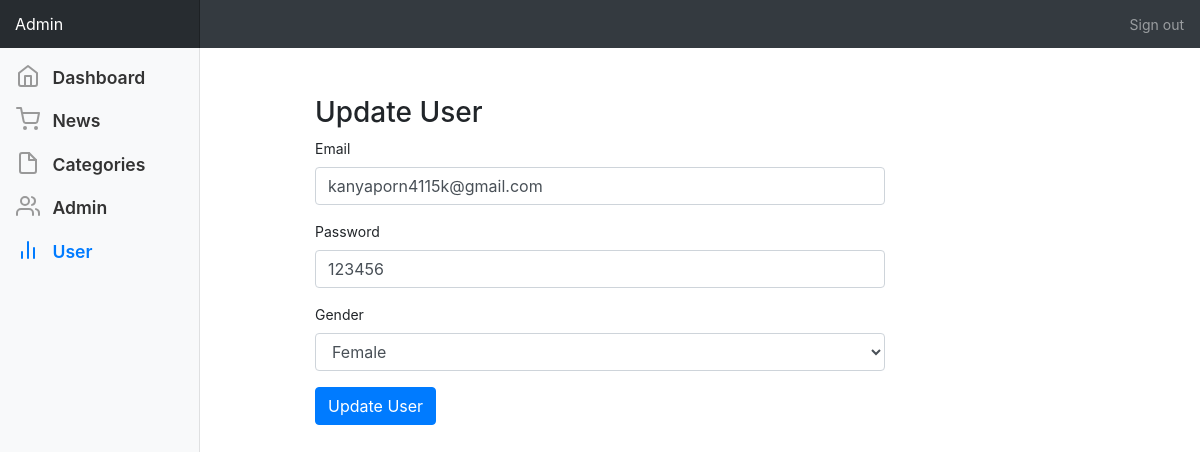
/admin/edit_user.php?edit=1 (signed in), run on the app's committed database.
### tables this page shows
CREATE TABLE `form` (
  `id` int(11) NOT NULL,
  `email` varchar(50) NOT NULL,
  `pass` varchar(20) NOT NULL,
  `gender` varchar(20) NOT NULL
);

### admin/edit_user.php (the view, shortened to what this page needs)
<?php
include("../include/header.php");
$conn = mysqli_connect("localhost", "root", "", "register") or die("เชื่อมต่อฐานข้อมูลล้มเหลว: " . mysqli_connect_error());
if (isset($_GET['edit'])) {
    $id = intval($_GET['edit']);
    $query = mysqli_query($conn, "SELECT * FROM form WHERE id='$id'");
    $row = mysqli_fetch_assoc($query);
} else {
    die("not found id ");
}
?>
<div class="container mt-5" style="max-width: 600px;">
    <h3>Update User</h3>
    <form method="post">
        <div class="mb-3">
            <label>Email</label>
            <input type="email" name="email" value="<?php echo htmlspecialchars($row['email']); ?>" class="form-control" required>
        </div>
        <div class="mb-3">
            <label>Password</label>
            <input type="text" name="pass" value="<?php echo htmlspecialchars($row['pass']); ?>" class="form-control" required>
        </div>
        <div class="mb-3">
            <label>Gender</label>
            <select name="gender" class="form-control" required>
                <option value="female" <?php if($row['gender'] == 'female') echo 'selected'; ?>>Female</option>
            </select>
        </div>
        <button type="submit" name="update" class="btn btn-primary">Update User</button>
    </form>
</div>
<?php
include("../include/footer.php");
?>

### admin/dashboard.css (style rules this page uses)
body { font-size: .875rem; }

### data on the page
form: email "kanyaporn4115k@gmail.com", pass "123456", gender "Female"
